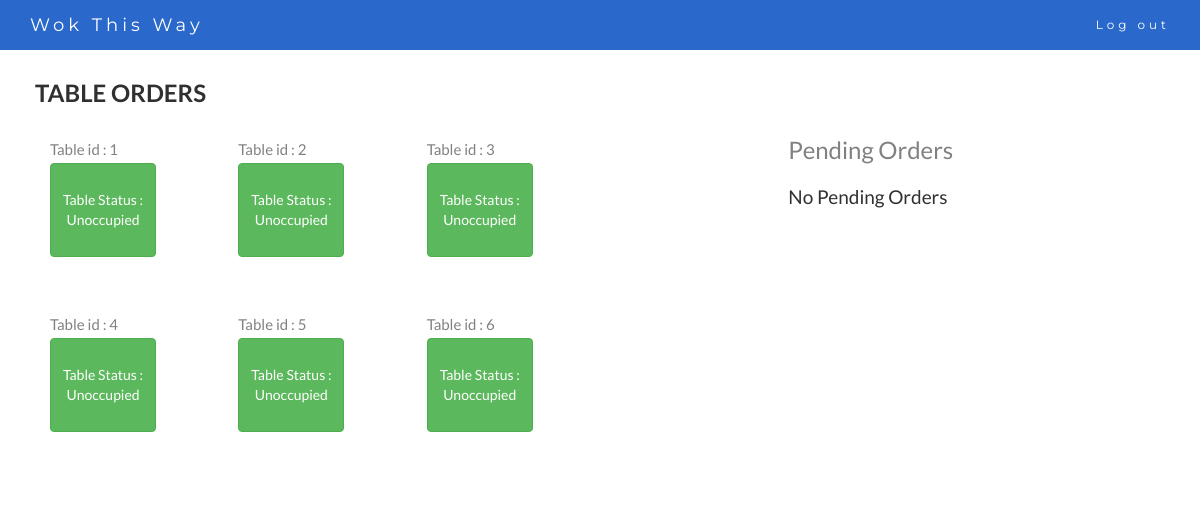
Page /cashier/ (signed in) on the earlier database version.
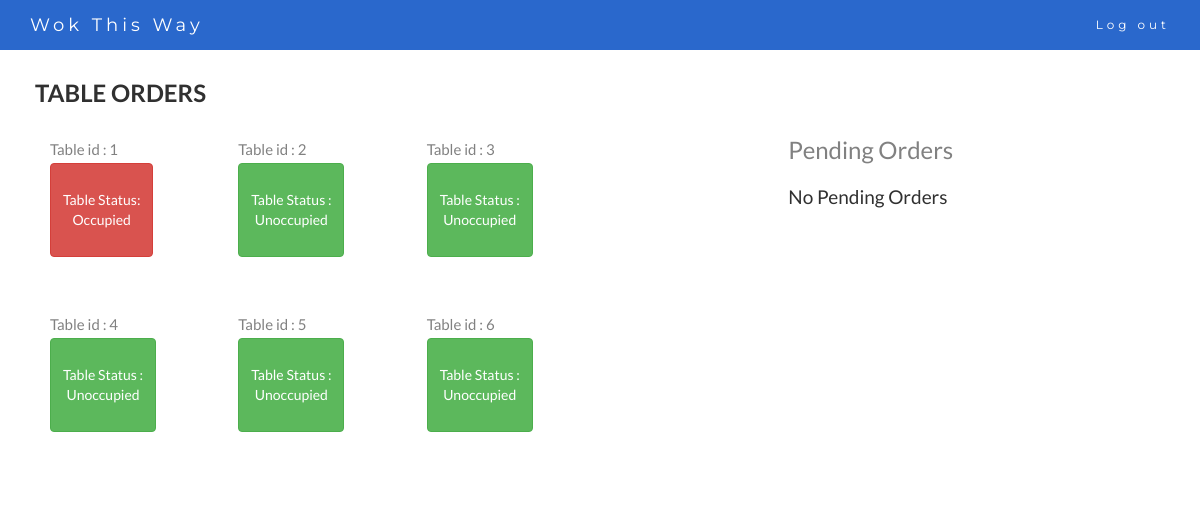
Same page on the later database version.
### restaurantmanagementsystem/models.py (models this page shows, shortened)
class Table(models.Model):
	table_id = models.IntegerField(primary_key = True)
	status = models.IntegerField()

### restaurantmanagementsystem/views.py (the view)
# urls.py: url(r'^cashier/$',views.cashier, name = 'cashier'),
def cashier(request):
    if(request.session.has_key('cashierusername')):
        orders = Order.objects.filter(status= 0)
        tables =  Table.objects.all()
        return render(request,'restaurantmanagementsystem/cashier.html',{'tables':tables,'orders':orders})
    else:
        return redirect(cashier_login_page)

### restaurantmanagementsystem/templates/restaurantmanagementsystem/cashier.html (shortened to what this page needs)
<!DOCTYPE html>
<html lang="en">
<head>
  <link rel="stylesheet" href="https://maxcdn.bootstrapcdn.com/bootstrap/3.3.7/css/bootstrap.min.css">
</head>
<body id="myPage" data-spy="scroll" data-target=".navbar" data-offset="60">
<nav class="navbar navbar-default navbar-fixed-top">
  <div class="container">
    <div class="navbar-header">
      <a class="navbar-brand" href="#myPage">Wok This Way</a>
    </div>
    <div class="collapse navbar-collapse" id="myNavbar">
      <ul class="nav navbar-nav navbar-right">
        <li><a href="{% url 'cashierlogout' %}">Log out</a></li>
      </ul>
    </div>
  </div>
</nav>
<div id="section1" class="container-fluid">
  <div class="row">
  <h2>Table Orders</h2>
    <div class="col-lg-8">
  <div class="row">
  {% for table in tables%}
     <div class="col-lg-3">
   Table id : {{table.table_id}}<br>
     {%if table.status%}
       <button class="btn btn-group-lg btn-danger" data-toggle="modal" data-target="#myModal{{table.table_id}}"><br>Table Status:<br>Occupied<br><br></button>
     {%else%}
        <button class="btn btn-group-lg btn-success" data-toggle="modal" data-target="#myModal"><br>Table Status :<br>Unoccupied<br><br></button>
     {%endif%}
   </div>
   {%ifequal forloop.counter 3 %}
      </div><br><br>
     <div class="row">
   {%endifequal%}
  {%endfor%}
    </div>
	</div>
	<div class="col-lg-4">
	</div>
      <h3>Pending Orders</h3>
      <form action="{% url 'cashier_transaction'%}" method="POST">
      <div class="table-responsive">
      <table class="table table-hover">
        {%if orders%}
        <thead>
          <tr>
            <th>Dish</th>
            <th>Table</th>
            <th>    </th>
          </tr>
        </thead>
        <tbody>
          {%for item in orders%}
        <tr><td>{{item.food}}</td>
          <td>{{item.table_id}}</td>
        <td><input type="checkbox" name = "remove_check" id="" value= "{{item.food}}:{{item.table_id}}"/></td>
      </tr>
      {%endfor%}
        <button type="submit" name = "remove" >Remove</button> </tr>
        </tbody>
        {%else%}
        <h4>No Pending Orders <h4>
       {%endif%}
        </table>
      </div>
    </form>
	</div>
</div>
</body>
</html>

### restaurantmanagementsystem/templates/restaurantmanagementsystem/cashier.html (style rules this page uses)
body { font: 400 15px Lato, sans-serif; line-height: 1.8; color: #818181; }
h2 { font-size: 24px; text-transform: uppercase; color: #303030; font-weight: 600; margin-bottom: 30px; }
h4 { font-size: 19px; line-height: 1.375em; color: #303030; font-weight: 400; margin-bottom: 30px; }
.container-fluid { padding: 60px 50px; }
.navbar { margin-bottom: 0; background-color: #2a68cc; z-index: 9999; border: 0; font-size: 12px !important; line-height: 1.42857143 !important; letter-spacing: 4px; border-radius: 0; font-family: Montserrat, sans-serif; }
.navbar li a, .navbar .navbar-brand { color: #fff !important; }

Differences in the rows shown:
changed Table id 1: status "Table Status : Unoccupied" → "Table Status: Occupied"
